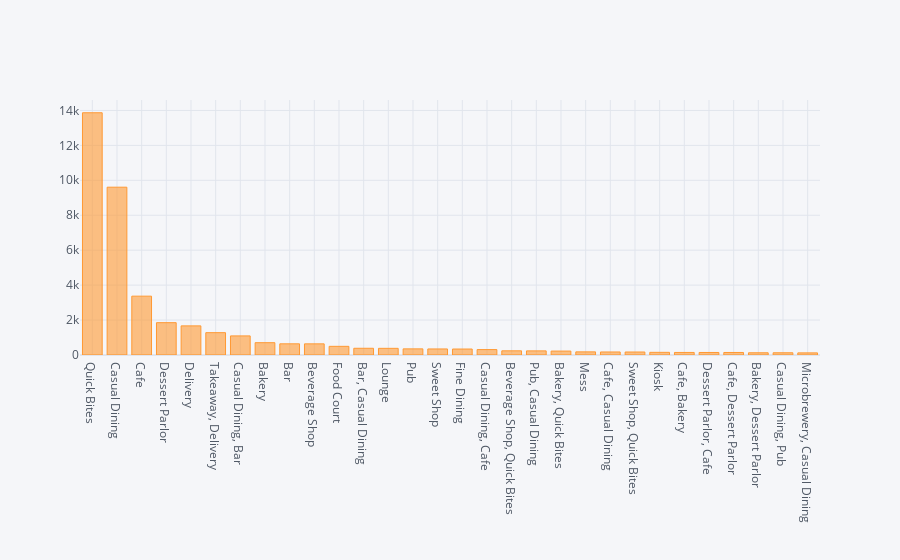

The notebook cell this image was saved under:
### Markdown cell above
# Most Popular Restaurant types

### Code cell
df.rest_type.value_counts().head(30).iplot(kind="bar")

### Figure 1 — Plotly figure (JSON) as saved in the notebook; plotly's stock layout.template omitted (floating-point values rounded to 4 significant figures)
{"data": [{"marker": {"color": "rgba(255, 153, 51, 0.6)", "line": {"color": "rgba(255, 153, 51, 1.0)", "width": 1}}, "name": "rest_type", "orientation": "v", "text": "", "type": "bar", "x": ["Quick Bites", "Casual Dining", "Cafe", "Dessert Parlor", "Delivery", "Takeaway, Delivery", "Casual Dining, Bar", "Bakery", "Bar", "Beverage Shop", "Food Court", "Bar, Casual Dining", "Lounge", "Pub", "Sweet Shop", "Fine Dining", "Casual Dining, Cafe", "Beverage Shop, Quick Bites", "Pub, Casual Dining", "Bakery, Quick Bites", "Mess", "Cafe, Casual Dining", "Sweet Shop, Quick Bites", "Kiosk", "Cafe, Bakery", "Dessert Parlor, Cafe", "Cafe, Dessert Parlor", "Bakery, Dessert Parlor", "Casual Dining, Pub", "Microbrewery, Casual Dining"], "y": [13866, 9605, 3368, 1850, 1666, 1278, 1092, 704, 640, 638, 496, 385, 381, 351, 346, 342, 310, 239, 236, 225, 180, 173, 171, 152, 146, 144, 144, 127, 127, 121]}], "layout": {"legend": {"bgcolor": "#F5F6F9", "font": {"color": "#4D5663"}}, "paper_bgcolor": "#F5F6F9", "plot_bgcolor": "#F5F6F9", "title": {"font": {"color": "#4D5663"}}, "xaxis": {"gridcolor": "#E1E5ED", "showgrid": true, "tickfont": {"color": "#4D5663"}, "title": {"font": {"color": "#4D5663"}, "text": ""}, "zerolinecolor": "#E1E5ED"}, "yaxis": {"gridcolor": "#E1E5ED", "showgrid": true, "tickfont": {"color": "#4D5663"}, "title": {"font": {"color": "#4D5663"}, "text": ""}, "zerolinecolor": "#E1E5ED"}}}
